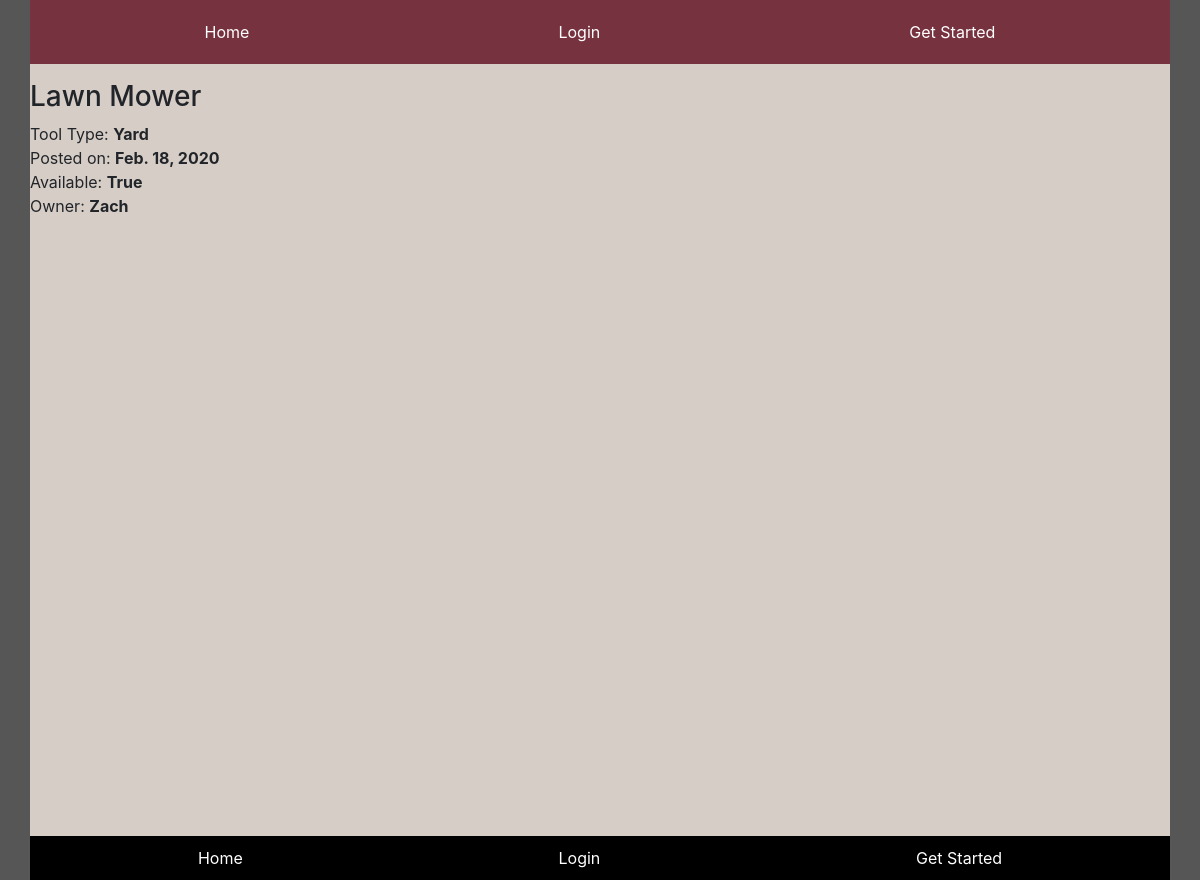
Page /4/ on the committed database.
### tools/models.py (models this page shows, shortened)
class Tool(models.Model):
    TYPES = [
        ('Automobile', 'Auto'),
        ('Plumbing', 'Plumbing'),
        ('Bike', 'Bike'),
        ('Yard', 'Yard'),
        ('Woodworking', 'Woodworking'),
    ]
    BOOL = [
    (True, 'Yes'),
    (False, 'No')
]
    owner = models.ForeignKey(User, on_delete=models.CASCADE, null=True)
    tool = models.CharField(max_length = 50, default = '')
    type = models.CharField(max_length = 30, choices=TYPES, default='AUTO')
    posted = models.DateField(default=datetime.date.today)
    available = models.BooleanField(choices=BOOL)

### tools/views.py (the view)
# urls.py: path('<int:pk>/', views.DetailView.as_view(), name = 'detail'),
class DetailView(generic.DetailView):
    template_name = 'tools/detail.html'
    model = Tool

### tools/templates/tools/detail.html
{% extends 'base.html' %}
{% block content %}
<h3>{{ tool.tool }}</h3>
<div id='detail-row' class="row no-gutters">
    <div id='detail-item' class="col">Tool Type: <strong>{{ tool.type }}</strong></div>
</div>
<div id='detail-row' class="row no-gutters">
    <div id='detail-item' class="col">Posted on: <strong>{{ tool.posted }}</strong></div>
</div>
<div id='detail-row' class="row no-gutters">
    <div id='detail-item' class="col">Available: <strong>{{ tool.available }}</strong></div>
</div>
<div id='detail-row'class="row no-gutters">
    <div id='detail-item' class="col">Owner: <strong>{{ tool.owner }}</strong></div>
</div>
{% endblock content %}

### static/css/styles.css (style rules this page uses)
body { background-color: #565656; }
.row { padding: 0; }

### rows in the picture
Tool: tool "Lawn Mower", type "Yard", posted "Feb. 18, 2020", available "True", owner "Zach"
